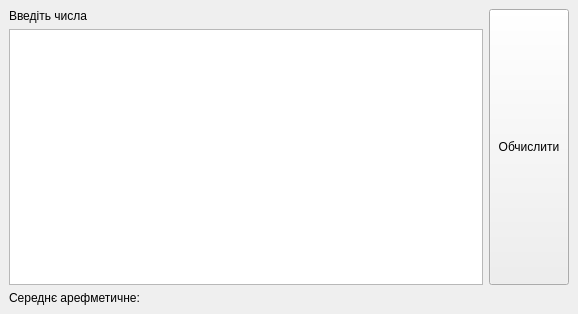
<?xml version="1.0" encoding="UTF-8"?>
<ui version="4.0">
 <class>MainWindow</class>
 <widget class="QMainWindow" name="MainWindow">
  <property name="geometry">
   <rect>
    <x>0</x>
    <y>0</y>
    <width>578</width>
    <height>314</height>
   </rect>
  </property>
  <property name="windowTitle">
   <string>MainWindow</string>
  </property>
  <widget class="QWidget" name="centralwidget">
   <layout class="QVBoxLayout" name="verticalLayout_2">
    <item>
     <layout class="QHBoxLayout" name="horizontalLayout">
      <item>
       <layout class="QVBoxLayout" name="verticalLayout">
        <item>
         <widget class="QLabel" name="label">
          <property name="text">
           <string>Введіть числа</string>
          </property>
         </widget>
        </item>
        <item>
         <widget class="QTextEdit" name="numbers">
          <property name="sizePolicy">
           <sizepolicy hsizetype="Expanding" vsizetype="MinimumExpanding">
            <horstretch>0</horstretch>
            <verstretch>0</verstretch>
           </sizepolicy>
          </property>
         </widget>
        </item>
       </layout>
      </item>
      <item>
       <widget class="QPushButton" name="calculate">
        <property name="sizePolicy">
         <sizepolicy hsizetype="Minimum" vsizetype="Minimum">
          <horstretch>0</horstretch>
          <verstretch>0</verstretch>
         </sizepolicy>
        </property>
        <property name="text">
         <string>Обчислити</string>
        </property>
       </widget>
      </item>
     </layout>
    </item>
    <item>
     <layout class="QHBoxLayout" name="horizontalLayout_2">
      <item>
       <widget class="QLabel" name="Mean_label">
        <property name="sizePolicy">
         <sizepolicy hsizetype="Maximum" vsizetype="Preferred">
          <horstretch>0</horstretch>
          <verstretch>0</verstretch>
         </sizepolicy>
        </property>
        <property name="text">
         <string>Середнє арефметичне:</string>
        </property>
       </widget>
      </item>
      <item>
       <widget class="QLabel" name="Mean_out">
        <property name="text">
         <string/>
        </property>
       </widget>
      </item>
     </layout>
    </item>
   </layout>
  </widget>
 </widget>
 <resources/>
 <connections/>
</ui>
